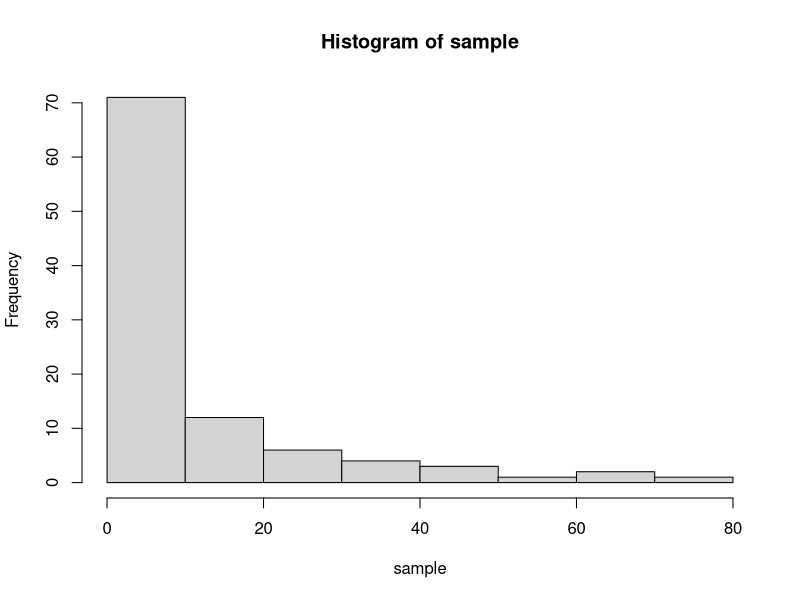
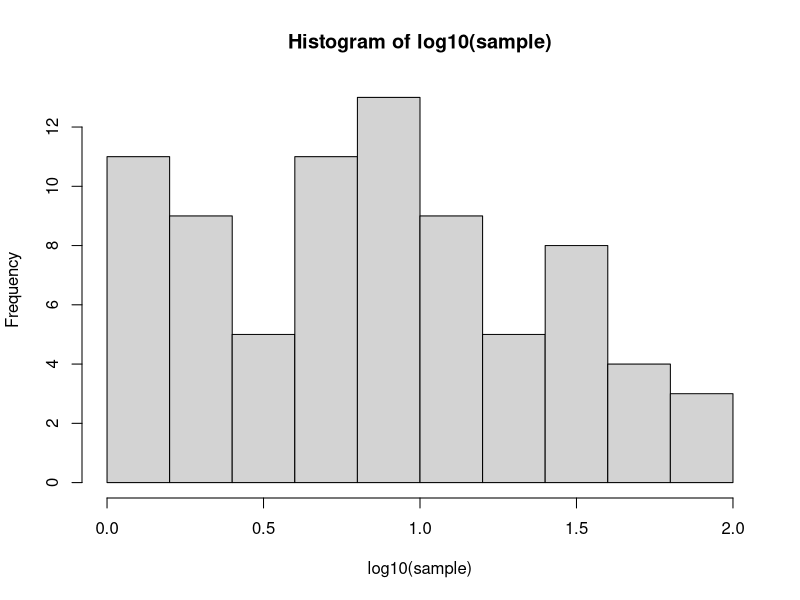

Write the R code that produced these figures, in order.
## ---- chunk 1
set.seed(0)
## ---- chunk 2
sample<-rnbinom(100, size=0.5, mu=10)
sample
## ---- chunk 3
hist(sample)
## ---- chunk 4
hist(log10(sample))

## ---- chunk 5
mean<- mean(sample)
variance<- var(sample)
